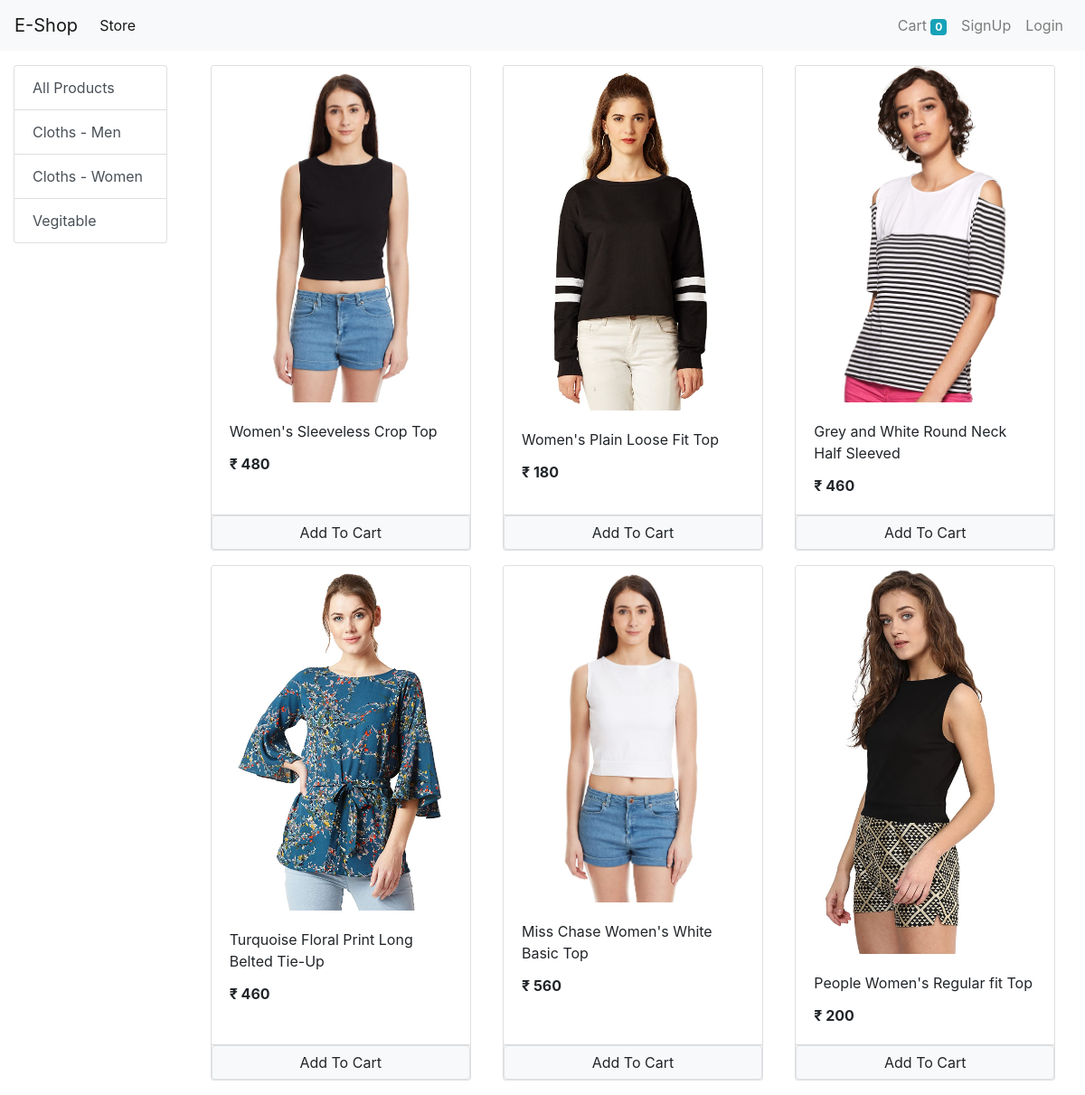
The app's page /?category=2 with its own data.
### store/models/category.py (models this page shows, shortened)
class Category(models.Model):
    name = models.CharField(max_length=50)
    @staticmethod
    def get_all_categories():
        return Category.objects.all()

### store/models/product.py (models this page shows, shortened)
class Product(models.Model):
    name = models.CharField(max_length=50)
    price = models.IntegerField(default=0)
    category = models.ForeignKey(Category, on_delete=models.CASCADE, default=1)
    description = models.CharField(max_length=200, default='', null=True, blank=True)
    image = models.ImageField(upload_to='uploads/products/')
    @staticmethod
    def get_all_products_by_categoryid(category_id):
        if category_id:
            return Product.objects.filter(category = category_id)
        else:
            return Product.get_all_products();

### store/views/home.py (the view, shortened to what this page needs)
# urls.py: path('',Index.as_view(),name='homepage'),
class Index(View):
    def get(self, request):
        cart = request.session.get('cart')
        if not cart:
            request.session['cart'] = {}
        products = None
        categories = Category.get_all_categories()
        categoryID = request.GET.get('category')
        if categoryID:
            products = Product.get_all_products_by_categoryid(categoryID)
        else:
            products = Product.get_all_products();
        data = {}
        data['products'] = products
        data['categories'] = categories
        return render(request,'index.html', data)

### store/templatetags/cart.py (called while the page is built)
@register.filter(name='is_in_cart')
def is_in_cart(product,cart):
    keys = cart.keys()
    for id in keys:
        if int(id) == product.id:
            return True
    return False

### store/templatetags/custom_filter.py (called while the page is built)
@register.filter(name='currency')
def currency(number):
    return "₹ "+str(number)

### store/templates/index.html (shortened to what this page needs)
{% extends 'base.html' %}
{% block content %}
{% load cart %}
{% load custom_filter %}
    <div class="container-fluid mt-3">
      <div class="row">
        <div class="col-lg-2 mx-auto">
            <div class="list-group">
              <a href="/" class="list-group-item list-group-item-action ">All Products</a>
              {% for category in categories %}
              <a href="/?category={{category.id}}" class="list-group-item list-group-item-action ">{{category.name}}</a>
              {% endfor %}
            </div>
        </div>
        <div id="products" class="col-lg-10 mx-auto">
          <div class="row mx-auto ">
            {% for product in products %}
          <div class="card mx-auto mb-3" id="{{product.id}}" style="width: 18rem;">
            <img class="card-img-top" src="{{product.image.url}}" alt="Card image cap">
            <div class="card-body">
              <p class="card-title">{{product.name}}</p>
              <p class="card-text"><b>{{product.price|currency}}</b></p>
            </div>
            <div class="card-footer p-0 no-gutters">
              {% if product|is_in_cart:request.session.cart %}
              <div class="row no-gutters">
                <form action="/#{{product.id}}" method="post" class="col-2">
                  {% csrf_token %}
                  <input hidden type="text" name="product" value="{{product.id}}">
                  <input hidden type="text" name="remove" value="True">
                  <input type="submit" value=" - " class=" btn btn-block btn-light">
                </form>
                <div class="text-center col">{{product|cart_quantity:request.session.cart}} in cart</div>
                <form action="/#{{product.id}}" method="post" class="col-2">
                  {% csrf_token %}
                  <input hidden type="text" name="product" value="{{product.id}}">
                  <input type="submit" value=" + " class=" btn btn-block btn-light">
                </form>
              </div>
              {% else %}
              <form action="/#{{product.id}}" method="POST" class="btn-block">
                <input type="submit" class="float-right btn btn-light border form-control" value="Add To Cart">
              </form>
              {% endif %}
            </div>
          </div>
            {% endfor %}
          </div>
        </div>
      </div>
    </div>
{% endblock %}

### records on screen
Category: name "Cloths - Men"
Category: name "Cloths - Women"
Category: name "Vegitable"
Product: image (picture), name "Women's Sleeveless Crop Top", price "₹ 480"
Product: image (picture), name "Women's Plain Loose Fit Top", price "₹ 180"
Product: image (picture), name "Grey and White Round Neck Half Sleeved", price "₹ 460"
Product: image (picture), name "Turquoise Floral Print Long Belted Tie-Up", price "₹ 460"
Product: image (picture), name "Miss Chase Women's White Basic Top", price "₹ 560"
Product: image (picture), name "People Women's Regular fit Top", price "₹ 200"

### other values on screen
{{ request.session.cart.keys|length }} "0"
